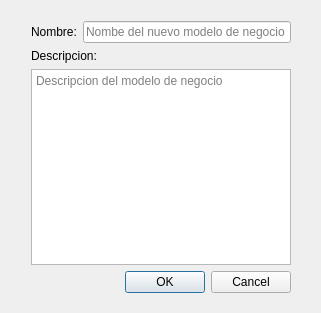
<?xml version="1.0" encoding="UTF-8"?>
<ui version="4.0">
 <class>Nuevo_Modelo_Dialog</class>
 <widget class="QDialog" name="Nuevo_Modelo_Dialog">
  <property name="geometry">
   <rect>
    <x>0</x>
    <y>0</y>
    <width>321</width>
    <height>313</height>
   </rect>
  </property>
  <property name="windowTitle">
   <string>Nuevo modelo de negocio</string>
  </property>
  <property name="sizeGripEnabled">
   <bool>false</bool>
  </property>
  <property name="modal">
   <bool>true</bool>
  </property>
  <widget class="QWidget" name="layoutWidget">
   <property name="geometry">
    <rect>
     <x>31</x>
     <y>21</y>
     <width>260</width>
     <height>272</height>
    </rect>
   </property>
   <layout class="QGridLayout" name="gridLayout">
    <item row="0" column="0">
     <layout class="QHBoxLayout" name="horizontalLayout">
      <item>
       <widget class="QLabel" name="label">
        <property name="text">
         <string>Nombre:</string>
        </property>
       </widget>
      </item>
      <item>
       <widget class="QLineEdit" name="lineEdit_nombre">
        <property name="placeholderText">
         <string>Nombe del nuevo modelo de negocio</string>
        </property>
       </widget>
      </item>
     </layout>
    </item>
    <item row="1" column="0">
     <layout class="QVBoxLayout" name="verticalLayout">
      <item>
       <widget class="QLabel" name="label_2">
        <property name="text">
         <string>Descripcion:</string>
        </property>
       </widget>
      </item>
      <item>
       <widget class="QPlainTextEdit" name="plainTextEdit_descripcion">
        <property name="placeholderText">
         <string>Descripcion del modelo de negocio</string>
        </property>
       </widget>
      </item>
     </layout>
    </item>
    <item row="2" column="0">
     <widget class="QDialogButtonBox" name="buttonBox">
      <property name="orientation">
       <enum>Qt::Horizontal</enum>
      </property>
      <property name="standardButtons">
       <set>QDialogButtonBox::Cancel|QDialogButtonBox::Ok</set>
      </property>
     </widget>
    </item>
   </layout>
  </widget>
 </widget>
 <resources/>
 <connections>
  <connection>
   <sender>buttonBox</sender>
   <signal>accepted()</signal>
   <receiver>Nuevo_Modelo_Dialog</receiver>
   <slot>accept()</slot>
   <hints>
    <hint type="sourcelabel">
     <x>248</x>
     <y>254</y>
    </hint>
    <hint type="destinationlabel">
     <x>157</x>
     <y>274</y>
    </hint>
   </hints>
  </connection>
  <connection>
   <sender>buttonBox</sender>
   <signal>rejected()</signal>
   <receiver>Nuevo_Modelo_Dialog</receiver>
   <slot>reject()</slot>
   <hints>
    <hint type="sourcelabel">
     <x>316</x>
     <y>260</y>
    </hint>
    <hint type="destinationlabel">
     <x>286</x>
     <y>274</y>
    </hint>
   </hints>
  </connection>
 </connections>
</ui>
